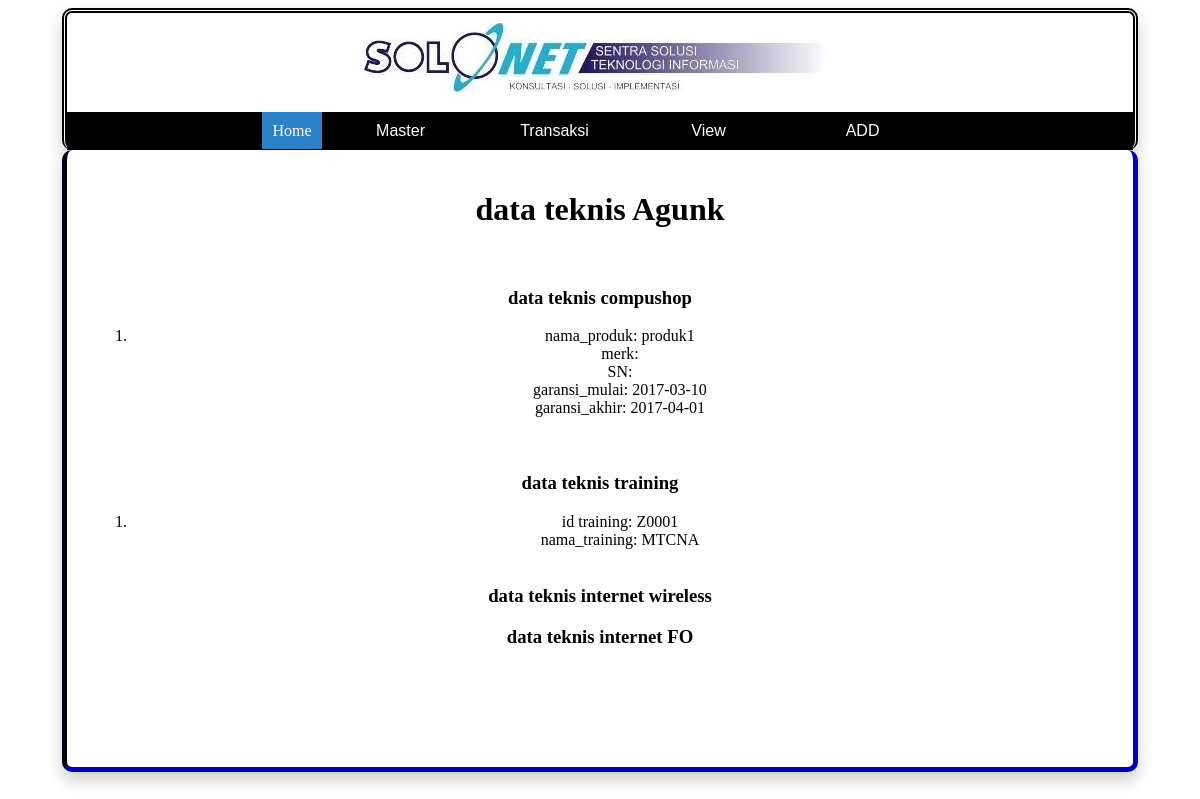
Page /nav.php?page=view_teknis_pelanggan&userid=U0005 on the earlier database version.
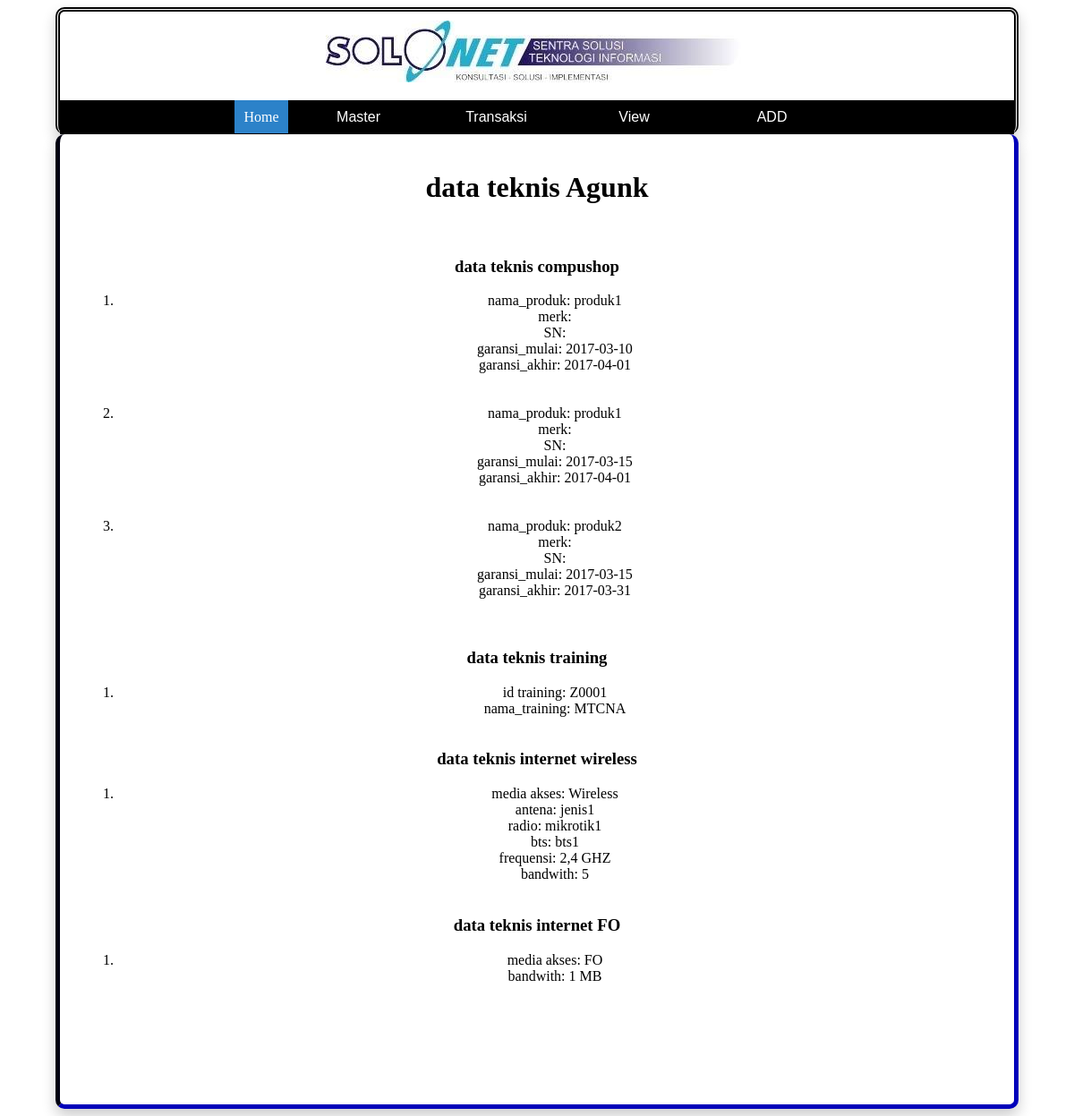
Same page on the later database version.
### tables this page shows
CREATE TABLE `pelanggan` (
  `userid` char(5) NOT NULL,
  `nama_user` varchar(20) NOT NULL,
  `alamat` varchar(25) NOT NULL,
  `telp` varchar(12) NOT NULL,
  `email` varchar(25) NOT NULL,
  `web` varchar(15) NOT NULL,
  `WA` varchar(12) NOT NULL,
  `user_since` date NOT NULL
);

CREATE TABLE `transaction_log_compushop` (
  `id_tl` int(11) NOT NULL,
  `inv_num` char(15) NOT NULL,
  `userid` char(5) NOT NULL,
  `productid` char(5) NOT NULL,
  `harga_satuan` int(12) NOT NULL,
  `qty` int(5) NOT NULL,
  `total_bayar` int(12) NOT NULL,
  `tgl_transaksi` date NOT NULL,
  `garansi_mulai` date NOT NULL,
  `garansi_akhir` date NOT NULL
);

CREATE TABLE `produk_compushop` (
  `productid` char(5) NOT NULL,
  `nama_produk` varchar(20) NOT NULL,
  `qty` int(5) NOT NULL,
  `harga_satuan` int(12) NOT NULL
);

CREATE TABLE `transaction_log_training` (
  `id_tl` int(11) NOT NULL,
  `inv_num` char(15) NOT NULL,
  `userid` char(5) NOT NULL,
  `productid_training` char(5) NOT NULL,
  `total_bayar` int(12) NOT NULL,
  `tgl_transaksi` date NOT NULL
);

CREATE TABLE `produk_training` (
  `productid_training` char(5) NOT NULL,
  `nama_training` varchar(20) NOT NULL,
  `harga` int(12) NOT NULL
);

CREATE TABLE `dt_internet_wireless` (
  `id` int(11) NOT NULL,
  `userid` char(5) NOT NULL,
  `media_akses` varchar(15) NOT NULL,
  `productid_antena` char(5) NOT NULL,
  `productid_radio` char(5) NOT NULL,
  `productid_bts` char(5) NOT NULL,
  `bandwith` char(5) NOT NULL,
  `frequensi` char(10) NOT NULL
);

CREATE TABLE `produk_internet_antena` (
  `productid_antena` char(5) NOT NULL,
  `nama_antena` varchar(20) NOT NULL,
  `qty` int(5) NOT NULL
);

CREATE TABLE `produk_internet_radio` (
  `productid_radio` char(5) NOT NULL,
  `nama_radio` varchar(20) NOT NULL,
  `qty` int(5) NOT NULL
);

CREATE TABLE `produk_internet_bts` (
  `productid_bts` char(5) NOT NULL,
  `nama_bts` varchar(20) NOT NULL
);

CREATE TABLE `transaction_log_internet` (
  `id_tl` int(11) NOT NULL,
  `inv_num` char(15) NOT NULL,
  `userid` char(5) NOT NULL,
  `media_akses` varchar(10) NOT NULL,
  `bandwith` char(5) NOT NULL,
  `total_bayar` int(12) NOT NULL,
  `tgl_transaksi` date NOT NULL
);

### pelanggan/view_teknis_pelanggan.php (the view, shortened to what this page needs)
<?php
include "koneksi.php";
$userid = $_GET['userid'];
$sql2 = mysqli_query($konek, "SELECT * from pelanggan where userid='$userid'");
$dd = mysqli_fetch_array($sql2);
$query = "SELECT transaction_log_compushop.productid, transaction_log_compushop.garansi_akhir, transaction_log_compushop.garansi_mulai, produk_compushop.nama_produk from transaction_log_compushop inner join produk_compushop on transaction_log_compushop.productid=produk_compushop.productid where transaction_log_compushop.userid='$userid'";
$sql = mysqli_query($konek, $query);
$query1 = "SELECT transaction_log_training.productid_training, produk_training.nama_training from transaction_log_training inner join produk_training on transaction_log_training.productid_training=produk_training.productid_training where transaction_log_training.userid='$userid'";
$sql1 = mysqli_query($konek, $query1);
$query2 = "SELECT dt_internet_wireless.media_akses, dt_internet_wireless.bandwith, dt_internet_wireless.bandwith, dt_internet_wireless.frequensi, produk_internet_antena.nama_antena, produk_internet_radio.nama_radio, produk_internet_bts.nama_bts from dt_internet_wireless INNER JOIN produk_internet_antena on dt_internet_wireless.productid_antena=produk_internet_antena.productid_antena INNER JOIN produk_internet_radio on dt_internet_wireless.productid_radio=produk_internet_radio.productid_radio INNER JOIN produk_internet_bts on dt_internet_wireless.productid_bts=produk_internet_bts.productid_bts where dt_internet_wireless.userid = '$userid'";
$sql2 = mysqli_query($konek, $query2);
$query3 = "select * from transaction_log_internet where userid='$userid' and media_akses='FO'";
$sql3 = mysqli_query($konek, $query3);
?>
<html>
<head>
</head>
<body>
  <h1 align="center">data teknis <?php echo $dd['nama_user'] ?></h1><br>
  <div id="compushop">
  <h3>data teknis compushop</h3>
  <ol>
    <?php
    while ($k = mysqli_fetch_array($sql)){
      echo "<li>
      nama_produk: $k[nama_produk]<br>
      merk: <br>
      SN: <br>
      garansi_mulai: $k[garansi_mulai]<br>
      garansi_akhir: $k[garansi_akhir]</li><br>";
      echo "<br>";
    }
    ?>
  </ol>
</div>
  <div id='training'>
  <h3>data teknis training</h3>
  <ol>
    <?php
    while ($k1 = mysqli_fetch_array($sql1)){
      echo "<li>
      id training: $k1[productid_training]<br>
      nama_training: $k1[nama_training]<br>";
      echo "<br>";
    }
    ?>
  </ol>
</div>
  <div id='inet_wireless'>
  <h3>data teknis internet wireless</h3>
  <ol>
    <?php
    while ($k2 = mysqli_fetch_array($sql2)){
      echo "<li>
      media akses: $k2[media_akses]<br>
      antena: $k2[nama_antena]<br>
      radio: $k2[nama_radio]<br>
      bts: $k2[nama_bts]<br>
      frequensi: $k2[frequensi]<br>
      bandwith: $k2[bandwith]<br>";
      echo "<br>";
    }
    ?>
  </ol>
</div>
<div id="inet_fo">
  <h3>data teknis internet FO</h3>
  <ol>
    <?php
    while ($k3 = mysqli_fetch_array($sql3)){
      echo "<li>
      media akses: $k3[media_akses]<br>
      bandwith: $k3[bandwith] MB <br>";
      echo "<br>";
    }
    ?>
  </ol>
</div>
</body>
</html>

### nav.php (shortened to what this page needs)
<html>
<head>
	<link href="style1.css" rel="stylesheet" type="text/css" />
</head>
<body>
<center>
<div id="header">
	<img src="solonet.jpg" id="i">
	<div id="head">
		<a href="#" class="btn">Home</a>
		<div class="dropdown">
			<button class="dropbtn">Master</button>
		</div>
		<div class="dropdown">
			<button class="dropbtn">Transaksi</button>
		</div>
		<div class="dropdown">
			<button class="dropbtn">View</button>
		</div>
		<div class="dropdown">
			<button class="dropbtn">ADD</button>
		</div>
	</div>
</div>
<div id="isi">
	<?php
						$page=(isset($_GET['page']))?$_GET['page']:"main";
						switch($page){
						case 'view_teknis_pelanggan'			: include"pelanggan/view_teknis_pelanggan.php";break;
						}
					?>
</div>
</center>
</body>
</html>

### style1.css (style rules this page uses)
#header { width: 90%; border-radius: 10px; background-color: white; height: auto; float: center; border: 5px double black; border-bottom: none; box-shadow: 0px 8px 16px 0px rgba(0,0,0,0.2); }
.dropbtn { background-color: black; width: 150px; color: white; padding: 10px; font-size: 16px; border: none; cursor: pointer; }
.dropdown { position: relative; display: inline-block; }
#head { width: 100%; background-color: black; height: auto; }
#i { float: center; margin-bottom: 20px; margin-top: 10px; }
.btn { background-color: #2C82C9; width: 150px; color: white; padding: 10px; font-size: 16px; border: none; cursor: pointer; text-decoration: none; }
#isi { width: 86%; background-color: white; height: auto; float: center; border: 5px inset #000066; border-top: none; padding-top: 20px; padding-bottom: 100px; padding-left: 2%; padding-right: 2%; border-radius: 10px; box-shadow: 0px 8px 16px 0px rgba(0,0,0,0.2); }

Differences in the rows shown:
added transaction_log_compushop: productid.nama_produk "produk1", garansi_mulai "2017-03-15", garansi_akhir "2017-04-01"
added transaction_log_compushop: productid.nama_produk "produk2", garansi_mulai "2017-03-15", garansi_akhir "2017-03-31"
added dt_internet_wireless: media_akses "Wireless", productid_antena.nama_antena "jenis1", productid_radio.nama_radio "mikrotik1", productid_bts.nama_bts "bts1", frequensi "2,4 GHZ", bandwith "5"
added transaction_log_internet: media_akses "FO", bandwith "1"
